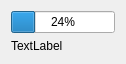
<?xml version="1.0" encoding="UTF-8"?>
<ui version="4.0">
 <class>Timer</class>
 <widget class="QDialog" name="Timer">
  <property name="geometry">
   <rect>
    <x>0</x>
    <y>0</y>
    <width>126</width>
    <height>58</height>
   </rect>
  </property>
  <property name="windowTitle">
   <string>Dialog</string>
  </property>
  <layout class="QVBoxLayout" name="verticalLayout">
   <item>
    <widget class="QProgressBar" name="progressBar">
     <property name="value">
      <number>24</number>
     </property>
    </widget>
   </item>
   <item>
    <widget class="QLabel" name="label">
     <property name="text">
      <string>TextLabel</string>
     </property>
    </widget>
   </item>
  </layout>
 </widget>
 <resources/>
 <connections/>
</ui>
